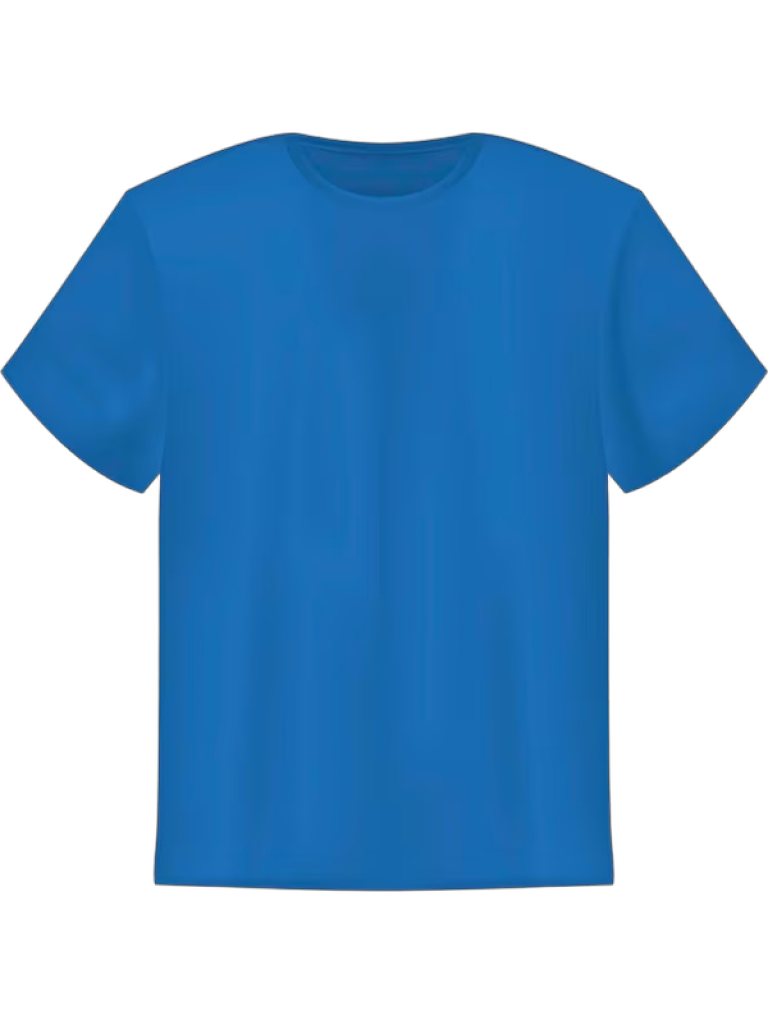
#> input picture raritone-vton/dataset/garments/processed/garment_processed.png, 768 x 1024 px
$ python garment_processor.py
#> lines starting #> are read from the running program, lines starting #| are printed output that depends on the picture
#> the answer given: ../dataset/garments/processed/garment_processed.png
### raritone-vton/app/validation.py
from pathlib import Path
from PIL import Image

ALLOWED_FORMATS = {"JPEG", "PNG"}
MIN_WIDTH = 256
MIN_HEIGHT = 256
MAX_FILE_SIZE_MB = 10


def validate_image(image_path: str) -> dict:
    path = Path(image_path)

    if not path.exists():
        return {
            "valid": False,
            "error": "Image file does not exist."
        }

    file_size_mb = path.stat().st_size / (1024 * 1024)

    if file_size_mb > MAX_FILE_SIZE_MB:
        return {
            "valid": False,
            "error": f"Image exceeds {MAX_FILE_SIZE_MB} MB limit."
        }

    try:
        with Image.open(path) as img:
#> img is the input picture: PIL image 768x1024 RGBA; mean R, G, B, A 12.5, 53.3, 88, 127.3
            image_format = img.format
#> image_format = 'PNG'
            width, height = img.size
#> width = 768; height = 1024

            if image_format not in ALLOWED_FORMATS:
                return {
                    "valid": False,
                    "error": "Only JPG/JPEG and PNG images are supported."
                }

            if width < MIN_WIDTH or height < MIN_HEIGHT:
                return {
                    "valid": False,
                    "error": f"Minimum supported resolution is {MIN_WIDTH}x{MIN_HEIGHT}."
                }

            return {
                "valid": True,
                "format": image_format,
                "width": width,
                "height": height,
                "file_size_mb": round(file_size_mb, 3)
            }

    except Exception as e:
        return {
            "valid": False,
            "error": f"Invalid or corrupted image: {str(e)}"
        }


# [3 lines that do not run on import are left out]

### raritone-vton/app/garment_processor.py
import cv2
import numpy as np
from pathlib import Path
from rembg import remove

from validation import validate_image


class GarmentProcessor:
    def __init__(self, target_size=(768, 1024)):
        self.target_width = target_size[0]
        self.target_height = target_size[1]

    def process(self, image_path: str, output_dir: str) -> dict:
        # 1. Validate garment image
        validation_result = validate_image(image_path)

        if not validation_result["valid"]:
            return {
                "success": False,
                "error": validation_result["error"]
            }

        image = cv2.imread(image_path, cv2.IMREAD_UNCHANGED)
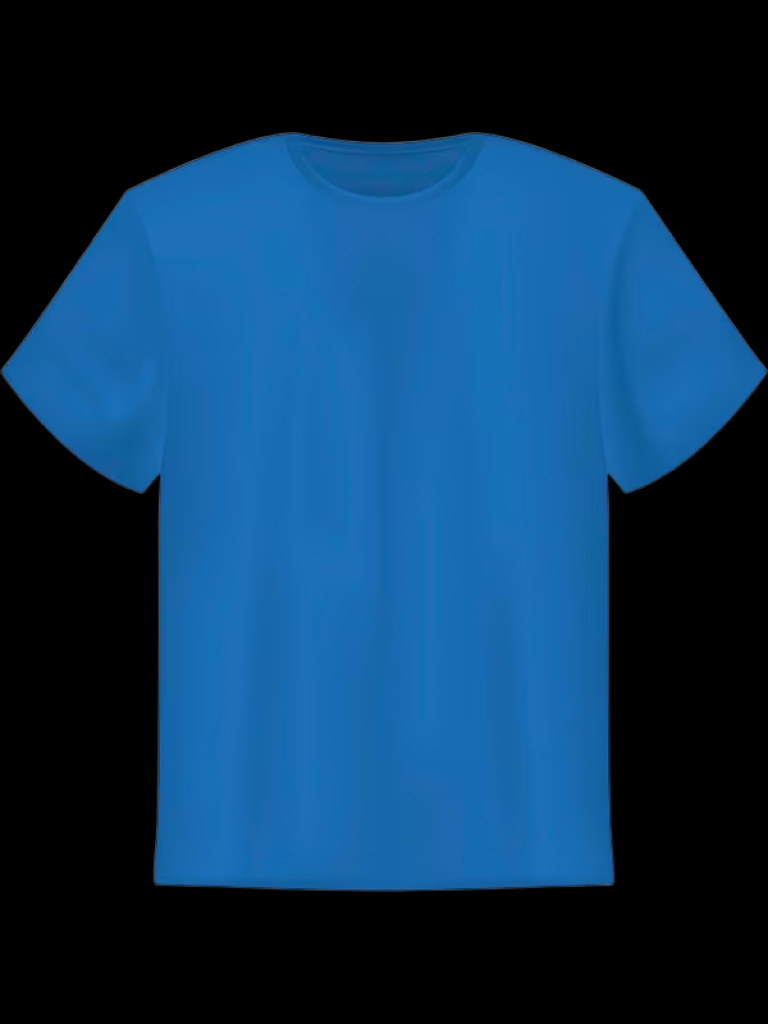
#> image: shape (1024, 768, 4); mean B, G, R, A 88, 53.3, 12.5, 127.3

        if image is None:
            return {
                "success": False,
                "error": "Unable to read garment image."
            }

        # Convert input to BGRA
        if image.shape[2] == 3:
            image = cv2.cvtColor(image, cv2.COLOR_BGR2BGRA)

        # 2. Background removal
        rgba_input = cv2.cvtColor(image, cv2.COLOR_BGRA2RGBA)
#> (the run stopped early here; a loop or call above may not have finished)
